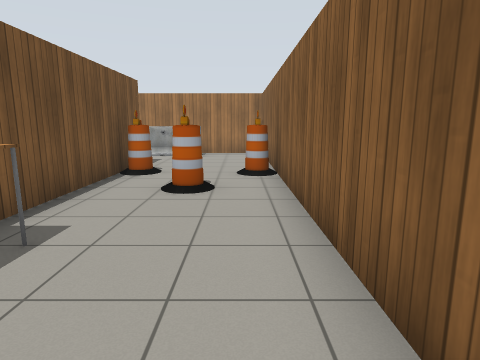
view 1 (above)

24 first-person views from a walk through a world built for the Gazebo simulator. The camera is 1.2 m above the floor, tilts 10° down and sees 75° across. The lines on the ground mark 1 m squares. The floor is counted in squares, 1 m on a side. Each view is taken from the middle of a square. On the plan, view 1 faces up. The plan holds only what a view shows up to about 13 squares ahead; the rest is blank. Simple patterns stand in for the simulator's built-in surfaces. Some surface patterns are stand-ins.

view 2
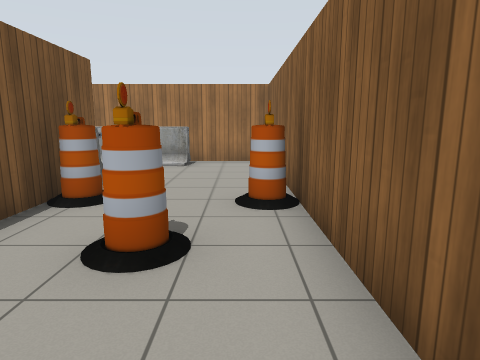

view 3
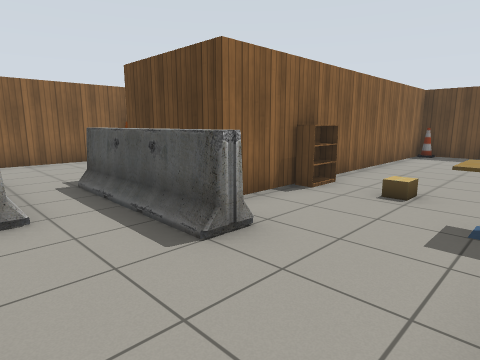

view 4
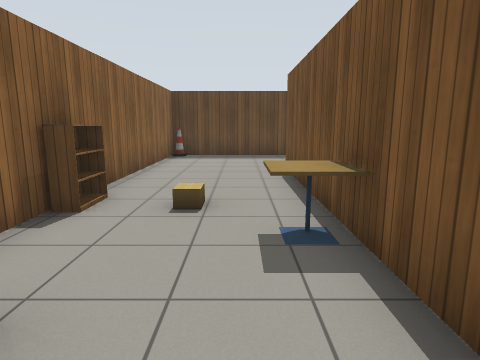

view 5
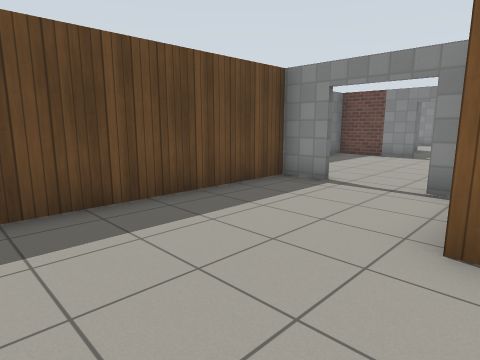

view 6
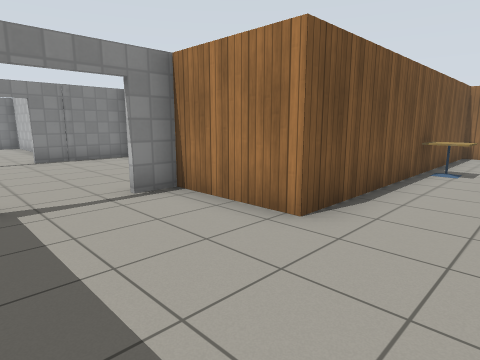

view 7
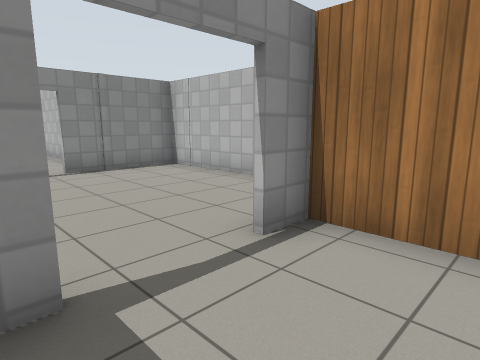

view 8
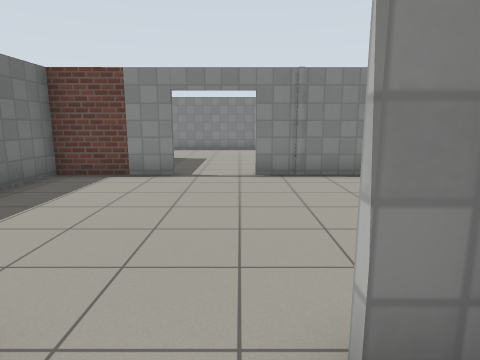

view 9
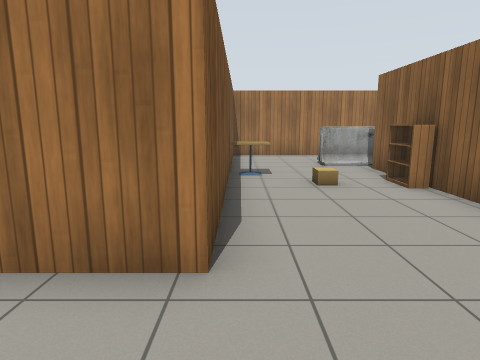

view 10
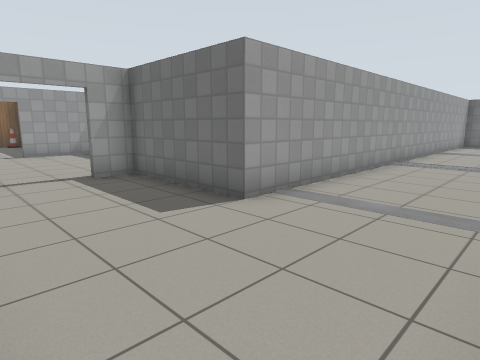

view 11
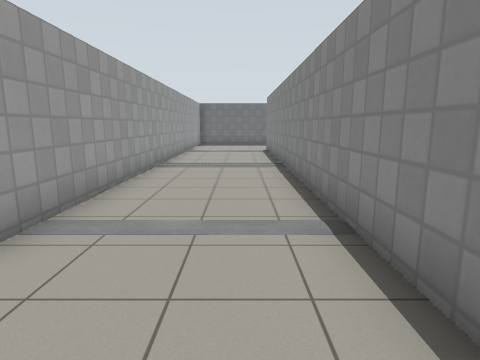

view 12
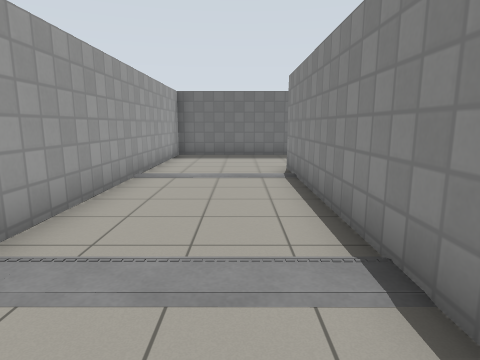

view 13
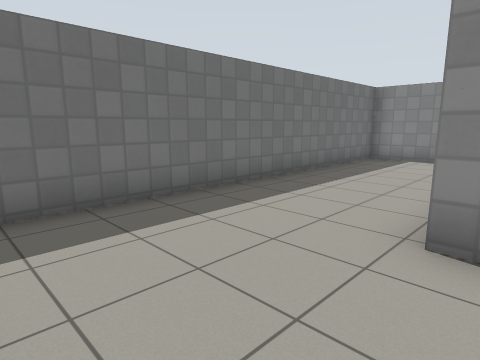

view 14
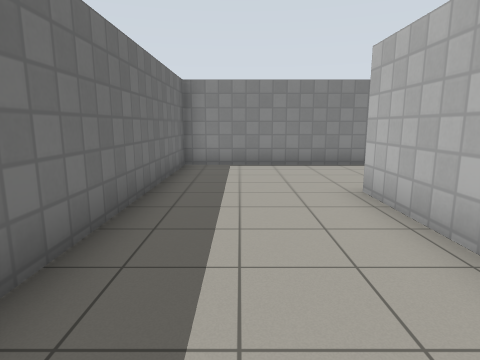

view 15
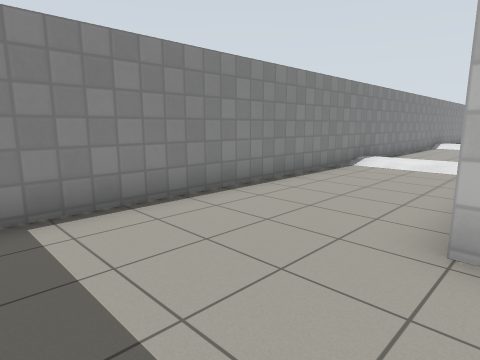

view 16
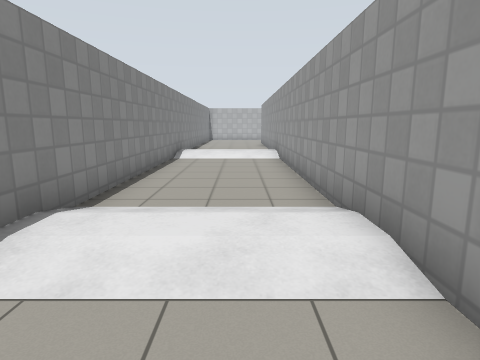

view 17
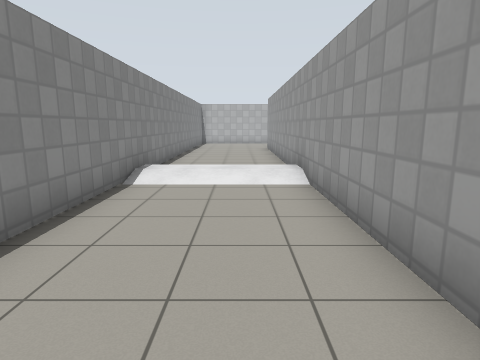

view 18
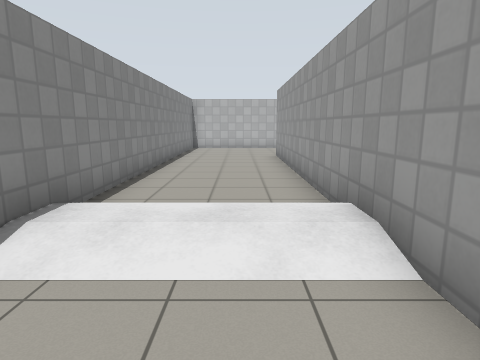

view 19
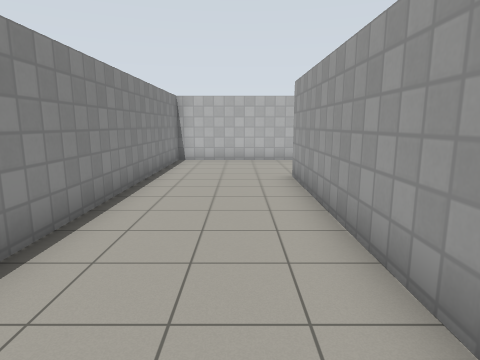

view 20
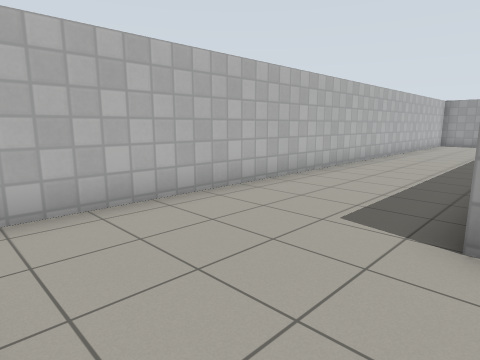

view 21
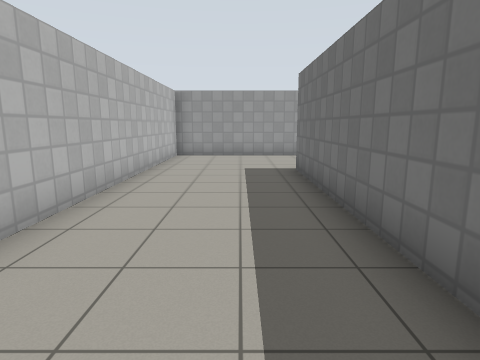

view 22
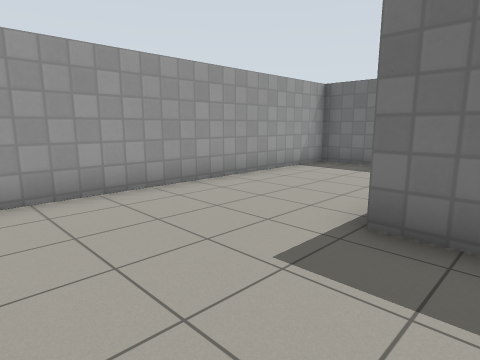

view 23
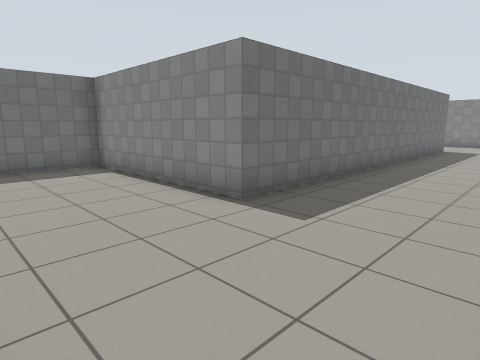

view 24
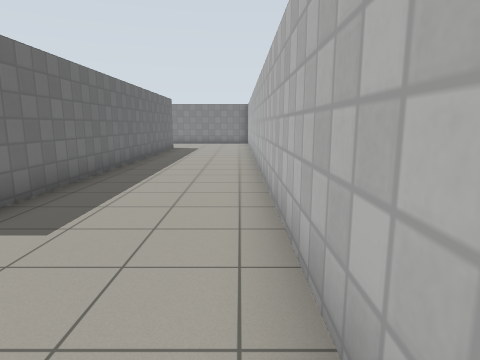

### Floor plan
Ten units are one square. View 1 is at (0, 0); x grows to the right and y downward. Boxes are objects, and circles mark ways between rooms. Rooms are numbered by the first view taken in them; rooms with no view inside come last. Other rooms are left out.
<svg viewBox="-360 -160 375 342">
<path fill="none" stroke="#000" d="M-30 -75 -30 -38M-132 -6 -132 7 -63 7 -63 -97 -30 -97 -30 -85M9 -10 9 -130M10 -135 -103 -135 -103 -34 -132 -34 -132 -25M-273 -5 -273 139M-231 -34 -251 -34M-186 -56 -145 -56 -145 -155 -355 -155 -355 177 -235 177 -235 7 -197 7 -197 -4M-316 84 -316 -115M-304 -115 -186 -115 -186 -54M-288 138 -316 138"/>
<rect x="-105" y="-95" width="10" height="10" fill="#bbb"><title>cafe table</title></rect>
<rect x="-85" y="-75" width="10" height="10" fill="#bbb"><title>cardboard box</title></rect>
<rect x="-75" y="-5" width="10" height="10" fill="#bbb"><title>cone</title></rect>
<rect x="-75" y="-75" width="10" height="10" fill="#bbb"><title>bookshelf</title></rect>
<rect x="-75" y="-115" width="40" height="10" fill="#bbb"><title>barrier</title></rect>
<rect x="-55" y="-135" width="40" height="20" fill="#bbb"><title>barrier</title></rect>
<rect x="-35" y="-35" width="20" height="20" fill="#bbb"><title>table</title></rect>
<rect x="-35" y="-85" width="20" height="10" fill="#bbb"><title>barrel</title></rect>
<rect x="-15" y="-65" width="10" height="10" fill="#bbb"><title>barrel</title></rect>
<rect x="-5" y="-85" width="10" height="10" fill="#bbb"><title>barrel</title></rect>
<text x="-70" y="-70">1</text>
<text x="-270" y="-10">2</text>
</svg>

Where each view was taken, in squares from view 1:
view 1: 0 up, 0 right, facing up
view 2: 3 up, 0 right, facing up
view 3: 13 up, 10 left, facing down-right
view 4: 12 up, 9 left, facing down
view 5: 4 up, 7 left, facing down-left
view 6: 0 up, 8 left, facing up-left
view 7: 0 up, 11 left, facing up-left
view 8: 2 up, 12 left, facing left
view 9: 1 up, 10 left, facing up
view 10: 3 up, 27 left, facing down-right
view 11: 2 up, 26 left, facing down
view 12: 5 down, 26 left, facing down
view 13: 13 down, 24 left, facing down-left
view 14: 16 down, 26 left, facing left
view 15: 17 down, 31 left, facing up-left
view 16: 10 down, 33 left, facing up
view 17: 5 down, 33 left, facing up
view 18: 1 down, 33 left, facing up
view 19: 3 up, 33 left, facing up
view 20: 11 up, 35 left, facing up-right
view 21: 13 up, 27 left, facing right
view 22: 15 up, 20 left, facing down-right
view 23: 15 up, 15 left, facing down-left
view 24: 15 up, 15 left, facing left
